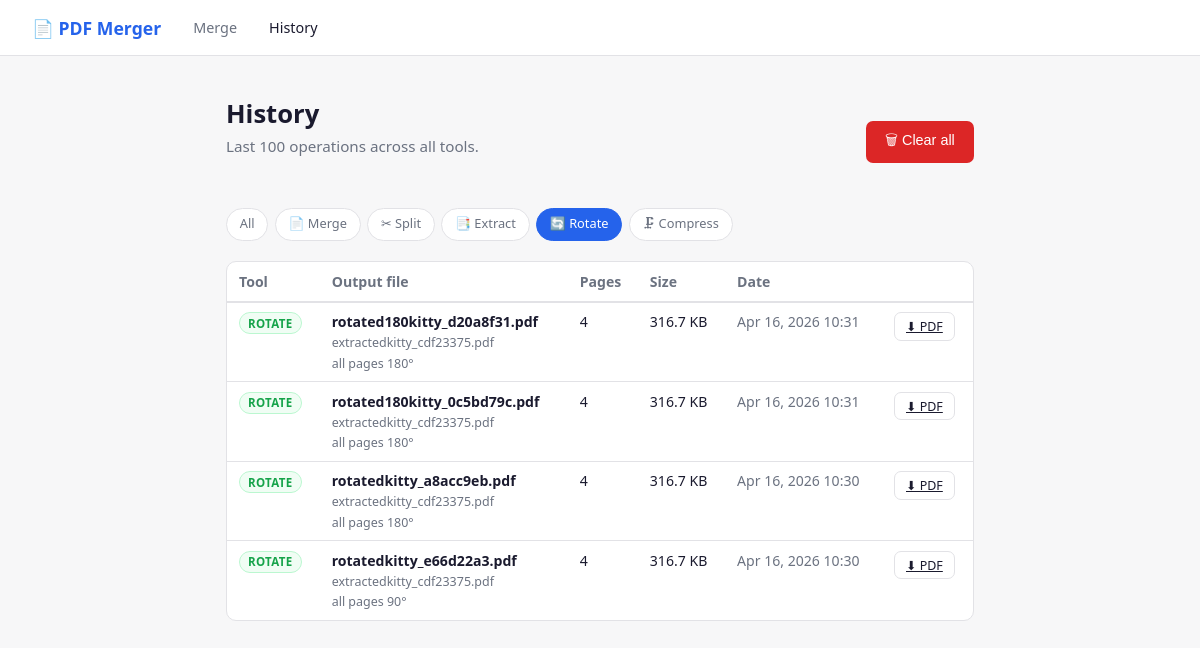
The app's page /history/?tool=rotate with its own data.
### merger/models.py (models this page shows, shortened)
class Job(models.Model):
    tool            = models.CharField(max_length=20, choices=TOOL_CHOICES)
    output_filename = models.CharField(max_length=255)
    input_files     = models.TextField()          # comma-separated original names
    total_pages     = models.PositiveIntegerField(default=0)
    file_size_kb    = models.FloatField(default=0)
    output_path     = models.CharField(max_length=500)
    extra_info      = models.CharField(max_length=255, blank=True)  # e.g. "pages 5-10", "90°"
    created_at      = models.DateTimeField(auto_now_add=True)
    class Meta:
        ordering = ['-created_at']

### merger/views.py (the view)
# urls.py: path('history/',               views.history,       name='history'),
def history(request):
    tool = request.GET.get('tool', '')
    jobs = Job.objects.all()
    if tool:
        jobs = jobs.filter(tool=tool)
    jobs = jobs[:100]
    return render(request, 'merger/history.html', {'jobs': jobs, 'active_tool': tool})

### merger/templates/merger/history.html (shortened to what this page needs)
{% extends 'merger/base.html' %}
{% block content %}
<div class="top-row">
  <div>
    <h1>History</h1>
    <p class="subtitle">Last 100 operations across all tools.</p>
  </div>
  {% if jobs %}
  <form method="post" action="{% url 'clear_history' %}" onsubmit="return confirm('Delete all history and files?')">
    <button type="submit" class="btn btn-danger">🗑 Clear all</button>
  </form>
  {% endif %}
</div>
<div class="filter-row" style="margin-bottom:1.25rem">
  <a href="/history/" class="filter-btn {% if not active_tool %}active{% endif %}">All</a>
  <a href="/history/?tool=merge"    class="filter-btn {% if active_tool == 'merge'    %}active{% endif %}">📄 Merge</a>
  <a href="/history/?tool=split"    class="filter-btn {% if active_tool == 'split'    %}active{% endif %}">✂ Split</a>
  <a href="/history/?tool=extract"  class="filter-btn {% if active_tool == 'extract'  %}active{% endif %}">📑 Extract</a>
  <a href="/history/?tool=rotate"   class="filter-btn {% if active_tool == 'rotate'   %}active{% endif %}">🔄 Rotate</a>
  <a href="/history/?tool=compress" class="filter-btn {% if active_tool == 'compress' %}active{% endif %}">🗜 Compress</a>
</div>
<div class="card" style="padding:0;overflow:hidden">
{% if jobs %}
<table>
  <thead>
    <tr>
      <th>Tool</th>
      <th>Output file</th>
      <th>Pages</th>
      <th>Size</th>
      <th>Date</th>
      <th></th>
    </tr>
  </thead>
  <tbody>
  {% for job in jobs %}
    <tr>
      <td><span class="badge badge-{{ job.tool }}">{{ job.get_tool_display }}</span></td>
      <td>
        <strong>{{ job.output_filename }}</strong>
        <div class="sub">{{ job.input_files }}</div>
        {% if job.extra_info %}<div class="sub">{{ job.extra_info }}</div>{% endif %}
      </td>
      <td>{{ job.total_pages }}</td>
      <td style="white-space:nowrap">{{ job.file_size_kb }} KB</td>
      <td style="white-space:nowrap;color:var(--muted)">{{ job.created_at|date:"M d, Y H:i" }}</td>
      <td>
        {% if job.tool == 'split' %}
          <a href="{% url 'download_zip' job.pk %}" class="btn btn-ghost" style="padding:.3rem .7rem;font-size:.78rem">⬇ ZIP</a>
        {% else %}
          <a href="{% url 'download' job.pk %}" class="btn btn-ghost" style="padding:.3rem .7rem;font-size:.78rem">⬇ PDF</a>
        {% endif %}
      </td>
    </tr>
  {% endfor %}
  </tbody>
</table>
{% else %}
  <div class="empty">No operations yet. <a href="/">Try a tool →</a></div>
{% endif %}
</div>
{% endblock %}

### merger/templates/merger/base.html (style rules this page uses)
*, *::before, *::after { box-sizing: border-box; margin: 0; padding: 0; }
:root { --bg: #f7f7f8; --card: #ffffff; --border: #e2e2e6; --accent: #2563eb; --accent2: #1d4ed8; --danger: #dc2626; --success: #16a34a; --text: #1a1a2e; --muted: #6b7280; --radius: 10px; }
body { font-family: system-ui, sans-serif; background: var(--bg); color: var(--text); min-height: 100vh; }
h1 { font-size: 1.6rem; margin-bottom: .3rem; }
.subtitle { color: var(--muted); font-size: .95rem; margin-bottom: 2rem; }
.card { background: var(--card); border: 1px solid var(--border); border-radius: var(--radius); padding: 1.5rem; margin-bottom: 1.25rem; }
.btn { display: inline-flex; align-items: center; gap: .4rem; padding: .55rem 1.2rem; border-radius: 7px; font-size: .9rem; font-weight: 500; cursor: pointer; border: none; transition: background .15s; }
.btn-danger { background: var(--danger); color: #fff; }
.btn-ghost { background: transparent; border: 1px solid var(--border); color: var(--text); }

### merger/templates/merger/history.html (style rules this page uses)
table { width: 100%; border-collapse: collapse; font-size: .88rem; }
th { text-align: left; padding: .6rem .75rem; border-bottom: 2px solid var(--border); color: var(--muted); font-weight: 600; }
td { padding: .6rem .75rem; border-bottom: 1px solid var(--border); vertical-align: top; }
tr:last-child td { border-bottom: none; }
.badge { display: inline-block; font-size: .72rem; padding: .15rem .5rem; border-radius: 99px; font-weight: 600; text-transform: uppercase; letter-spacing: .03em; }
.badge-rotate { background:#f0fdf4; color:#16a34a; border:1px solid #bbf7d0; }
.sub { color: var(--muted); font-size: .78rem; margin-top: .2rem; }
.top-row { display:flex; align-items:center; justify-content:space-between; margin-bottom:1.25rem; flex-wrap:wrap; gap:.75rem; }
.filter-row { display:flex; gap:.4rem; flex-wrap:wrap; }
.filter-btn { padding:.3rem .8rem; border-radius:99px; border:1px solid var(--border); background:var(--card); font-size:.8rem; cursor:pointer; text-decoration:none; color:var(--muted); }
.filter-btn:hover, .filter-btn.active { background:var(--accent); color:#fff; border-color:var(--accent); }

### records on screen
Job: tool "ROTATE", output_filename "rotated180kitty_d20a8f31.pdf", input_files "extractedkitty_cdf23375.pdf", extra_info "all pages 180°", total_pages "4", file_size_kb "316.7", created_at "Apr 16, 2026 10:31", shows "⬇ PDF"
Job: tool "ROTATE", output_filename "rotated180kitty_0c5bd79c.pdf", input_files "extractedkitty_cdf23375.pdf", extra_info "all pages 180°", total_pages "4", file_size_kb "316.7", created_at "Apr 16, 2026 10:31", shows "⬇ PDF"
Job: tool "ROTATE", output_filename "rotatedkitty_a8acc9eb.pdf", input_files "extractedkitty_cdf23375.pdf", extra_info "all pages 180°", total_pages "4", file_size_kb "316.7", created_at "Apr 16, 2026 10:30", shows "⬇ PDF"
Job: tool "ROTATE", output_filename "rotatedkitty_e66d22a3.pdf", input_files "extractedkitty_cdf23375.pdf", extra_info "all pages 90°", total_pages "4", file_size_kb "316.7", created_at "Apr 16, 2026 10:30", shows "⬇ PDF"
